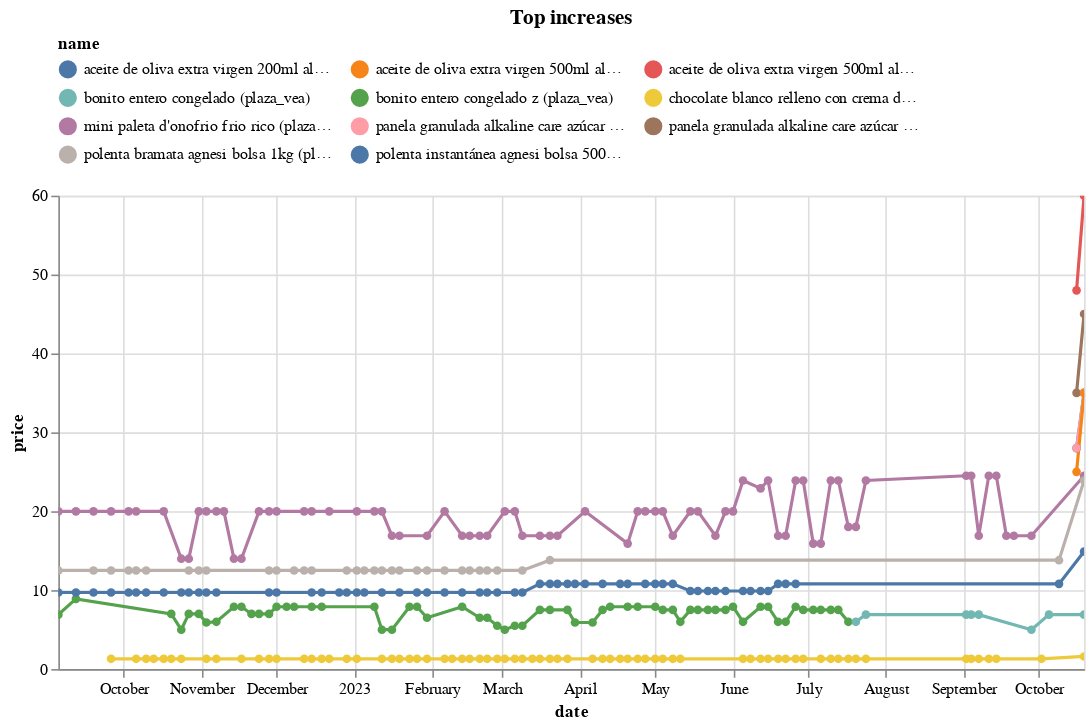

The notebook cell saved with this chart:
### Code cell
(top_changes
 .sort_values('change')
 .tail(10)
 .pipe(plot_changes, 'Top increases')
)

### Figure 1 — Vega-Lite specification as saved in the notebook (floating-point values rounded to 4 significant figures; data arrays with more than 128 entries replaced by an {"elided": "..."} marker saying what was removed)
{"config": {"view": {"continuousWidth": 300, "continuousHeight": 300}, "legend": {"columns": 3, "orient": "top"}}, "data": {"name": "data-5c0c0760b363602427d550620f4ebefb"}, "mark": {"type": "line", "point": true}, "encoding": {"color": {"field": "name", "scale": {"domain": ["aceite de oliva extra virgen 200ml alkaline care x 2 (plaza_vea)", "aceite de oliva extra virgen 500ml alkaline care (plaza_vea)", "aceite de oliva extra virgen 500ml alkaline care x 2 (plaza_vea)", "bonito entero congelado (plaza_vea)", "bonito entero congelado z (plaza_vea)", "chocolate blanco relleno con crema de maní princesa empaque 30g (plaza_vea)", "mini paleta d'onofrio frio rico (plaza_vea)", "panela granulada alkaline care azúcar orgánica 2kg (plaza_vea)", "panela granulada alkaline care azúcar orgánica 3kg (plaza_vea)", "polenta bramata agnesi bolsa 1kg (plaza_vea)", "polenta instantánea agnesi bolsa 500g (plaza_vea)"]}, "type": "nominal"}, "tooltip": [{"field": "name", "type": "nominal"}, {"field": "price", "type": "quantitative"}, {"field": "last_price", "type": "quantitative"}], "x": {"field": "date", "type": "temporal"}, "y": {"field": "price", "type": "quantitative"}}, "params": [{"name": "param_5", "select": {"type": "point", "fields": ["name"]}, "bind": "legend"}, {"name": "param_6", "select": {"type": "interval", "encodings": ["x", "y"]}, "bind": "scales"}], "title": "Top increases", "transform": [{"filter": {"param": "param_5"}}], "width": 650, "$schema": "https://vega.github.io/schema/vega-lite/v5.15.1.json", "datasets": {"data-5c0c0760b363602427d550620f4ebefb": {"elided": "317 records"}}}
